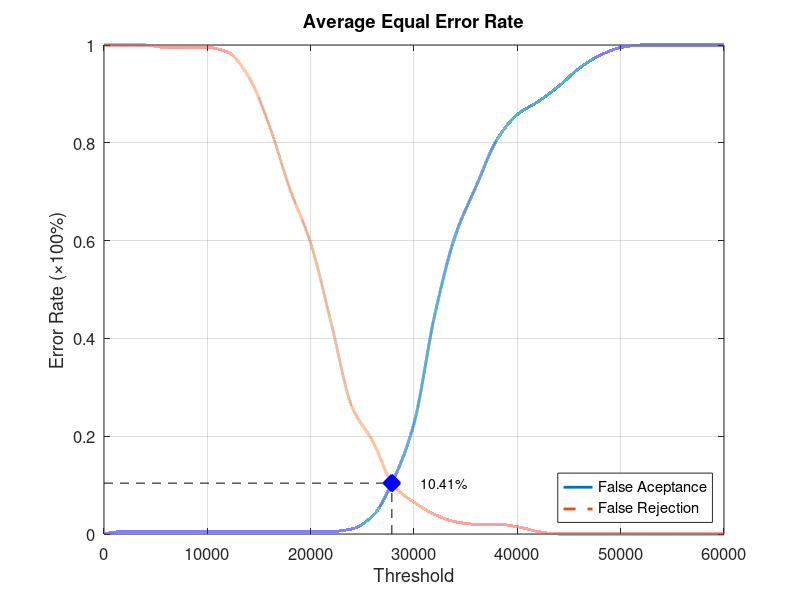
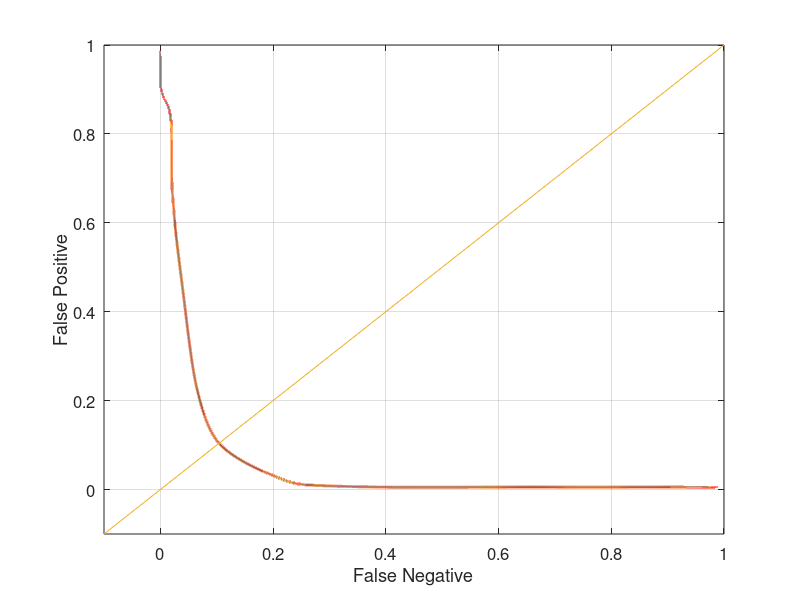

Write MATLAB code to recreate these figures, in order.
function yEER = Database2_1
close all;
clear;
clc;
x = 0:2000:60000;
xq = 0:0.5:60000;

y0 = [0 0.00526316 0.00526316 0.00526316 0.00526316 0.00526316 0.00526316 0.00526316 0.00526316 0.00526316 0.00526316 0.00526316 0.0105263 0.0368421 0.110526 0.226316 0.447368 0.610526 0.710526 0.805263 0.857895 0.884211 0.915789 0.952632 0.978947 0.994737 1 1 1 1 1];
yy0 = interp1(x, y0, xq, 'pchip');
y1 = [1 1 1 0.995 0.995 0.995 0.985 0.935 0.835 0.705 0.595 0.43 0.26 0.19 0.1 0.065 0.04 0.025 0.02 0.02 0.015 0.005 0 0 0 0 0 0 0 0 0];
yy1 = interp1(x, y1, xq, 'pchip');

% Calculating EER: 
y2 = abs(y0 - y1);
find(y2 == min(y2))
yy2 = abs(yy0 - yy1);
xEER = find(yy2 == min(yy2));
xEERIndex = xq(xEER) % X-axis EER
yEER = yy0(xEER) % Y-axis EER

main = figure
plot(xq, yy0,'-','LineWidth', 2);	hold on
plot(xq, yy1,'--','LineWidth', 2);	hold on
plot([xEERIndex xEERIndex], [0 yEER], 'k--');	hold on
plot([0 xEERIndex], [yEER yEER], 'k--');	hold on
plot(xEERIndex, yEER, 'bx', 'LineWidth', 10);	hold on
text(xEERIndex + 10 * xEERIndex / 100, yEER, [num2str(round((10000 * yEER)) / 100) '%'])
legend('False Aceptance', 'False Rejection', 'Location', 'SouthEast')
xlabel('Threshold')
ylabel('Error Rate (\times100%)')
title('Average Equal Error Rate')
set(gca, 'FontSize', 12)
axis([0 60000 0 1])
grid on

print(main, 'Database2_1Main', '-dpng');
FNRxFPR = figure('Color', [1 1 1]);
plot(yy1, yy0, '-', yy1, yy0, 'LineWidth', 2);
hold on
y = -0.1:0.1:1
plot(y, y); 
set(gca, 'FontSize', 12)
xlabel('False Negative')
ylabel('False Positive')
axis([-0.1 1 -0.1 1])
set(gca, 'FontSize', 12)
grid on

print(FNRxFPR, 'Database2_1FNRxFPR','-dpng');
end
